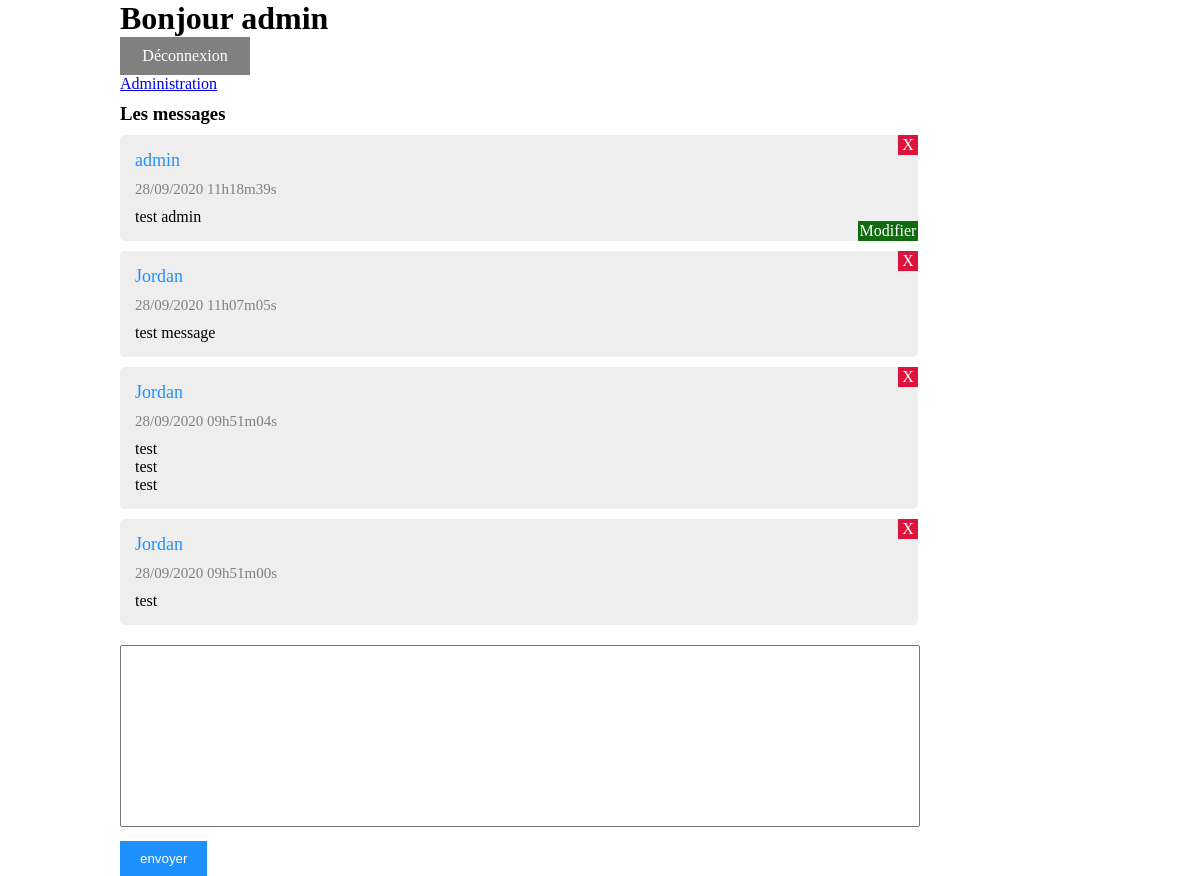
Page /index.php (signed in) on the committed database.
### tables this page shows
CREATE TABLE IF NOT EXISTS `post` (
  `id` int(11) NOT NULL AUTO_INCREMENT,
  `id_login` int(11) NOT NULL,
  `date` datetime NOT NULL,
  `message` text NOT NULL,
  PRIMARY KEY (`id`),
  KEY `id_login` (`id_login`)
);

CREATE TABLE IF NOT EXISTS `members` (
  `id` int(11) NOT NULL AUTO_INCREMENT,
  `login` varchar(60) NOT NULL,
  `password` varchar(255) NOT NULL,
  `email` varchar(255) NOT NULL,
  `role` varchar(50) NOT NULL,
  PRIMARY KEY (`id`)
);

### index.php (the view, shortened to what this page needs)
<?php
    require "connexion.php";
?>
<!DOCTYPE html>
<html lang="fr">
<head>
    <link rel="stylesheet" href="style.css">
</head>
<body>
    <?php
        if(isset($_SESSION['login'])){
    ?>
        <div class="container">
            <h1>Bonjour <?= $_SESSION['login'] ?></h1>
            <a id='deco-button' href="index.php?deco=accept">Déconnexion</a>
            <?php
                if($_SESSION['role']=="ROLE_ADMIN"){
                    echo '<a href="admin/">Administration</a>';
                }
            ?>
            <h3>Les messages</h3>
            <?php
                $posts = $bdd->query("SELECT post.id AS id_post, members.login AS pseudo, members.id AS id_pseudo, post.message AS message, DATE_FORMAT(post.date, '%d/%m/%Y %Hh%im%Ss') AS mydate FROM post INNER JOIN members ON post.id_login=members.id ORDER BY post.date DESC");
                while($donPost = $posts->fetch()){
                    echo "<div class='messages'>";
                        echo "<div class='auteur'><a href='member.php?id=".$donPost['id_pseudo']."'>".$donPost['pseudo']."</a></div>";
                        echo "<div class='date'>".$donPost['mydate']."</div>";
                        echo "<div class='message'>".nl2br($donPost['message'])."</div>";
                        if($_SESSION['role']=="ROLE_ADMIN"){
                            echo "<a href='index.php?delete=".$donPost['id_post']."' class='delete'>X</a>";
                        }
                        if($_SESSION['id']==$donPost['id_pseudo']){
                            echo "<a href='modify.php?id=".$donPost['id_post']."' class='modify'>Modifier</a>";
                        }
                    echo "</div>";
                }
            ?>
            <form action="index.php" method="POST" >
                <div>
                    <textarea name="message" id="message" cols="30" rows="10"></textarea>
                </div>
                <div>
                    <input type="submit" value="envoyer">
                </div>
            </form>
        </div>
    <?php
        }else{
            include("formConnex.php");
        }
    ?>
</body>
</html>

### style.css (style rules this page uses)
* { margin: 0; padding: 0; }
h3 { margin: 10px 0; }
input[type=submit] { padding: 10px 20px; background-color: dodgerblue; color: white; border: none; cursor: pointer; }
.container { width: 80%; margin: 0 auto; }
#deco-button, #return-button { display: block; width: 100px; text-align: center; text-decoration: none; padding: 10px 15px; background-color: gray; color: white; cursor: pointer; }
.messages { width: 80%; background-color: rgba(233, 232, 232, 0.726); margin: 10px 0; padding: 15px; border-radius: 5px; position: relative; }
.auteur a { font-size: 18px; color: dodgerblue; text-decoration: none; }
.date { font-size: 15px; color: gray; padding: 10px 0; }
#message { width: 80%; padding: 15px; margin: 10px 0; resize: none; }
.delete { position: absolute; display: block; top: 0; right: 0; width: 20px; height: 20px; text-align: center; line-height: 20px; background-color: crimson; color: white; text-decoration: none; }
.modify { position: absolute; display: block; bottom: 0; right: 0; width: 60px; height: 20px; text-align: center; line-height: 20px; background-color: #106b10; color: white; text-decoration: none; }

### rows in the picture
post: members.login "admin", mydate "28/09/2020 11h18m39s", message "test admin"
post: members.login "Jordan", mydate "28/09/2020 11h07m05s", message "test message"
post: members.login "Jordan", mydate "28/09/2020 09h51m04s", message "test test test"
post: members.login "Jordan", mydate "28/09/2020 09h51m00s", message "test"

### other values in the picture
$_SESSION['login'] "admin"
